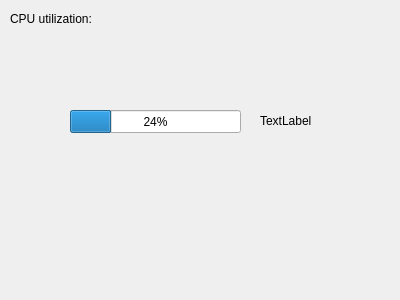
<?xml version="1.0" encoding="UTF-8"?>
<ui version="4.0">
 <class>ShowCPU</class>
 <widget class="QWidget" name="ShowCPU">
  <property name="geometry">
   <rect>
    <x>0</x>
    <y>0</y>
    <width>400</width>
    <height>300</height>
   </rect>
  </property>
  <property name="windowTitle">
   <string>Form</string>
  </property>
  <widget class="QLabel" name="title">
   <property name="geometry">
    <rect>
     <x>10</x>
     <y>10</y>
     <width>131</width>
     <height>17</height>
    </rect>
   </property>
   <property name="text">
    <string>CPU utilization:</string>
   </property>
  </widget>
  <widget class="QProgressBar" name="rateBar">
   <property name="geometry">
    <rect>
     <x>70</x>
     <y>110</y>
     <width>171</width>
     <height>23</height>
    </rect>
   </property>
   <property name="value">
    <number>24</number>
   </property>
  </widget>
  <widget class="QLabel" name="rateLabel">
   <property name="geometry">
    <rect>
     <x>260</x>
     <y>110</y>
     <width>101</width>
     <height>21</height>
    </rect>
   </property>
   <property name="text">
    <string>TextLabel</string>
   </property>
  </widget>
 </widget>
 <resources/>
 <connections/>
</ui>
